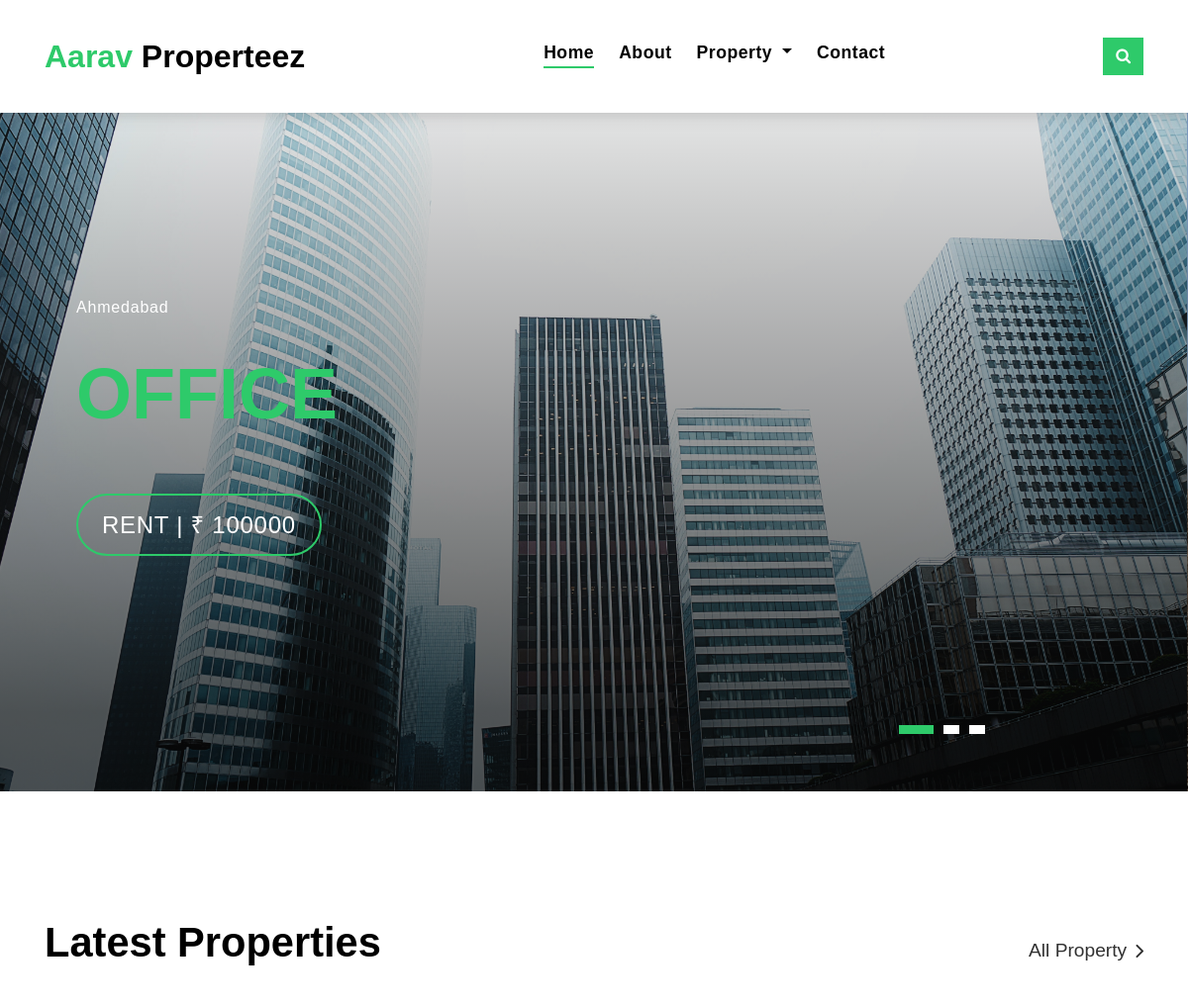
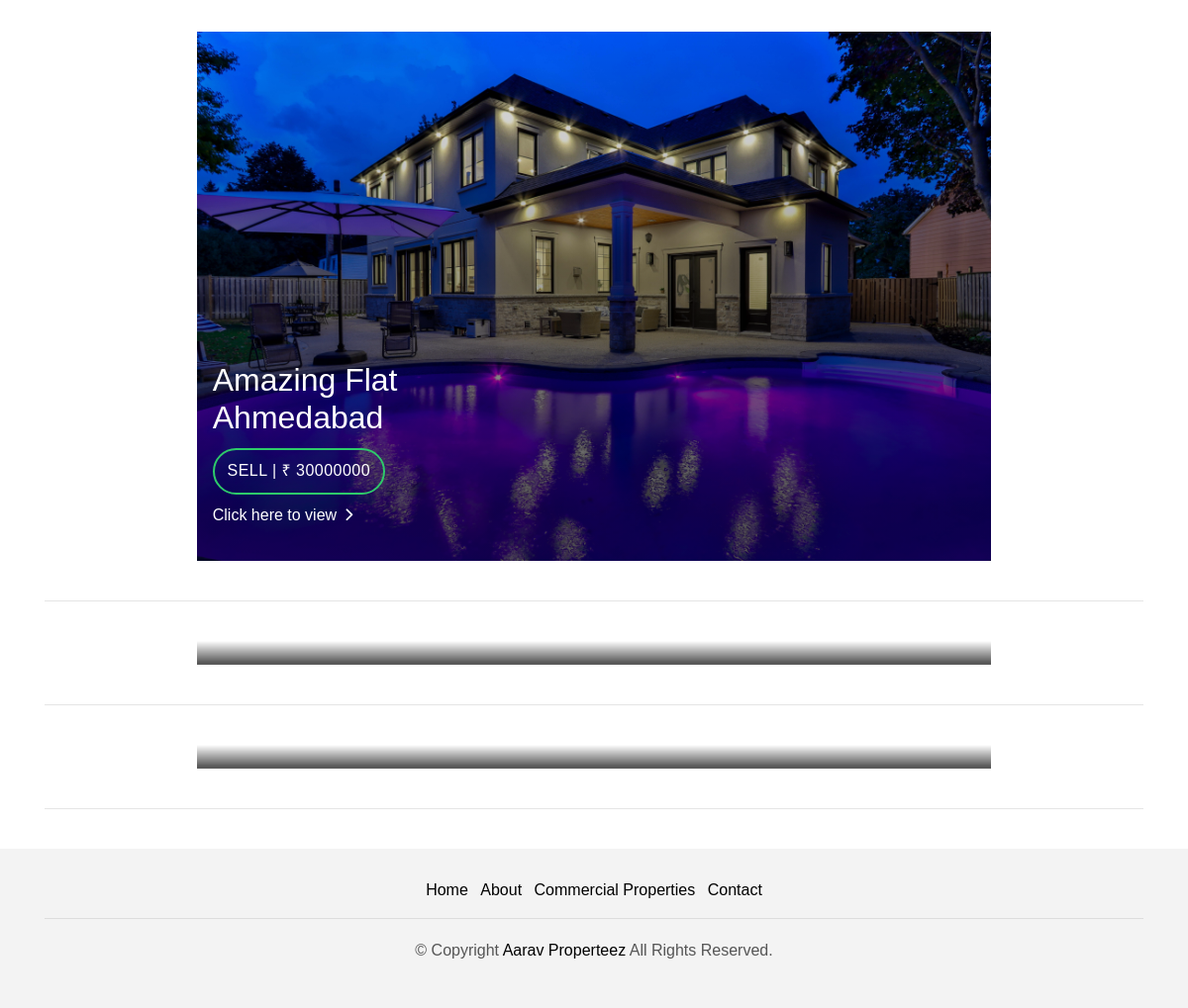
The page / on the database its author committed (2 pictures, top to bottom).
### app/models.py (models this page shows, shortened)
class Commercial(models.Model):
    main_image = models.ImageField(
        upload_to='images', default='none')
    Area = models.DecimalField(max_digits=10, decimal_places=2, )
    sno = models.AutoField(primary_key=True)
    title = models.CharField(max_length=100, )
    content = models.TextField()
    price = models.IntegerField()
    slug = models.SlugField()
    timestamp = models.DateTimeField(default=now)
    sell_or_rent = models.CharField(max_length=20,
                                    choices=SELL_OR_RENT_COMM_CHOICES, )
    location = models.CharField(max_length=150)
    property_type = models.CharField(max_length=20,
                                     choices=COMM_PROPERTY_CHOICES, )
    floorplan = models.FileField(blank=True)
    construction_status = models.CharField(max_length=20,
                                           choices=COMM_STATUS_CHOICES, )
    amenities = models.TextField()

class Residential(models.Model):
    main_image = models.ImageField(
        upload_to='images', default='none', blank=False)
    Area = models.DecimalField(max_digits=10, decimal_places=2, blank=False)
    sno = models.AutoField(primary_key=True)
    title = models.CharField(max_length=100, blank=False)
    content = models.TextField()
    price = models.IntegerField(blank=False)
    slug = models.CharField(max_length=100, blank=False, unique=True)
    sell_or_rent = models.CharField(max_length=20,
                                    choices=SELL_OR_RENT_RESI_CHOICES, blank=False)
    timestamp = models.DateTimeField(True)
    location = models.CharField(max_length=150, blank=False)
    property_type = models.CharField(max_length=20,
                                     choices=RESI_PROPERTY_CHOICES, blank=False)
    floorplan = models.FileField(blank=True)
    construction_status = models.CharField(max_length=20,
                                           choices=RESI_STATUS_CHOICES, blank=False)
    amenities = MultiSelectField(choices=MY_RESI_CHOICES)

### app/views.py (the view)
# urls.py: path('', views.home_view, name='home'),
def home_view(request):
    mainpagecomm_Properties = Commercial.objects.all()
    mainpageresi_Properties = Residential.objects.all()
    context = {
        'mainpagecomm_Properties': mainpagecomm_Properties,
        'mainpageresi_Properties': mainpageresi_Properties
    }
    return render(request, "home.html", context)

### templates/home.html (shortened to what this page needs)
{% extends 'base.html' %} {% load static %}
  {% block homeactive %}active{% endblock homeactive %}
  {% block content %}
  <div class="intro intro-carousel">
    <div id="carousel" class="owl-carousel owl-theme">
      {% for property in mainpagecomm_Properties %}
      <div class="carousel-item-a intro-item bg-image" style="background-image: url('{{property.main_image.url}}')">
        <div class="overlay overlay-a"></div>
        <div class="intro-content display-table">
          <div class="table-cell">
            <div class="container">
              <div class="row">
                <div class="col-lg-8">
                  <div class="intro-body">
                    <p class="intro-title-top">
                      {{property.location}}
                    </p>
                    <h1 class="intro-title mb-4">
                      <span class="color-b">{{property.title}}
                    </h1>
                    <p class="intro-subtitle intro-price">
                      <a href="../commercial/{{ property.slug }} "><span class="price-a">{{property.sell_or_rent}} | ₹ {{property.price}}</span></a>
                    </p>
                  </div>
                </div>
              </div>
            </div>
          </div>
        </div>
      </div>
      {% endfor %}
    </div>
  </div>
  <section class="section-property section-t8">
    <div class="container">
      <div class="row">
        <div class="col-md-12">
          <div class="title-wrap d-flex justify-content-between">
            <div class="title-box">
              <h2 class="title-a">Latest Properties</h2>
            </div>
            <div class="title-link">
              <a href="../">All Property
                <span class="ion-ios-arrow-forward"></span>
              </a>
            </div>
          </div>
        </div>
      </div>
      <div id="property-carousel">
        {% for property in mainpageresi_Properties %}
        <div class="container">
          <div class="row">
            <div class="col-md-9 mx-auto">
              <div class="card-box-a card-shadow">
                <div class="img-box-a">
                  <img src="{{property.main_image.url}}" alt="" class="img-a img-fluid">
                </div>
                <div class="card-overlay">
                  <div class="card-overlay-a-content">
                    <div class="card-header-a">
                      <h2 class="card-title-a">
                        <a href="../commercial/{{ property.slug }} "></a>{{property.title}}
                        <br /> {{property.location}}</a>
                      </h2>
                    </div>
                    <div class="card-body-a">
                      <div class="price-box d-flex">
                        <span class="price-a">{{property.sell_or_rent}} | ₹ {{property.price}}</span>
                      </div>
                      <a href="../residential/{{ property.slug }} " class="link-a">Click here to view
                        <span class="ion-ios-arrow-forward"></span>
                      </a>
                    </div>
                  </div>
                </div>
              </div>
            </div>
          </div>
        </div>
        <br>
        <hr>
        <br>
        {% endfor %}
      </div>
  </section>
  {% endblock content %}

### templates/base.html (shortened to what this page needs)
{% load static %}
<!DOCTYPE html>
<html lang="en">
<head>
    <link href="{% static 'lib/bootstrap/css/bootstrap.min.css' %}" rel="stylesheet">
    <link href="{% static 'lib/font-awesome/css/font-awesome.min.css' %}" rel="stylesheet">
    <link href="{% static 'lib/animate/animate.min.css' %}" rel="stylesheet">
    <link href="{% static 'lib/ionicons/css/ionicons.min.css' %}" rel="stylesheet">
    <link href="{% static 'lib/owlcarousel/assets/owl.carousel.min.css' %}" rel="stylesheet">
    <link href="{% static 'css/style.css' %}" rel="stylesheet">
</head>
<body>
    <nav class="navbar navbar-default navbar-trans navbar-expand-lg fixed-top">
        <div class="container">
            <a class="navbar-brand text-brand" href="index.html"><span class="color-b">Aarav</span> Properteez</a>
            <div class="navbar-collapse collapse justify-content-center" id="navbarDefault">
                <ul class="navbar-nav">
                    <li class="nav-item">
                        <a class="nav-link {% block homeactive %}{% endblock homeactive %}" href="../">Home</a>
                    </li>
                    <li class="nav-item">
                        <a class="nav-link {% block aboutactive %}{% endblock aboutactive %}" href="../about">About</a>
                    </li>
                    <li class="nav-item dropdown">
                        <a class="nav-link dropdown-toggle {% block propertyactive %} {% endblock propertyactive %}" href="#" id="navbarDropdown" role="button" data-toggle="dropdown"
                            aria-haspopup="true" aria-expanded="false">
                            Property
                        </a>
                    </li>
                    <li class="nav-item">
                        <a class="nav-link {% block contactactive %}{% endblock contactactive %}" href="../contact">Contact</a>
                    </li>
                </ul>
            </div>
            <button type="button" class="btn btn-b-n navbar-toggle-box-collapse d-none d-md-block" data-toggle="collapse" data-target="#navbarTogglerDemo01" aria-expanded="false">
                <span class="fa fa-search" aria-hidden="true"></span>
            </button>
        </div>
    </nav>
    {% block content %}{% endblock content %}
    <footer>
        <div class="container">
            <div class="row">
                <div class="col-md-12">
                    <nav class="nav-footer">
                        <ul class="list-inline">
                            <li class="list-inline-item">
                                <a href="../home">Home</a>
                            </li>
                            <li class="list-inline-item">
                                <a href="../about">About</a>
                            </li>
                            <li class="list-inline-item">
                                <a href="../commercial">Commercial Properties</a>
                            </li>
                            <li class="list-inline-item">
                                <a href="../contact">Contact</a>
                            </li>
                        </ul>
                    </nav>
                    <div class="copyright-footer">
                        <p class="copyright color-text-a">
                            &copy; Copyright
                            <span class="color-a">Aarav Properteez</span> All Rights Reserved.
                        </p>
                    </div>
                </div>
            </div>
        </div>
    </footer>
</body>
</html>

### rows shown on the page
Commercial: main_image (picture), location "Ahmedabad", title "OFFICE", sell_or_rent "RENT", price "100000"
Residential: main_image (picture), title "Amazing Flat", location "Ahmedabad", sell_or_rent "SELL", price "30000000"
